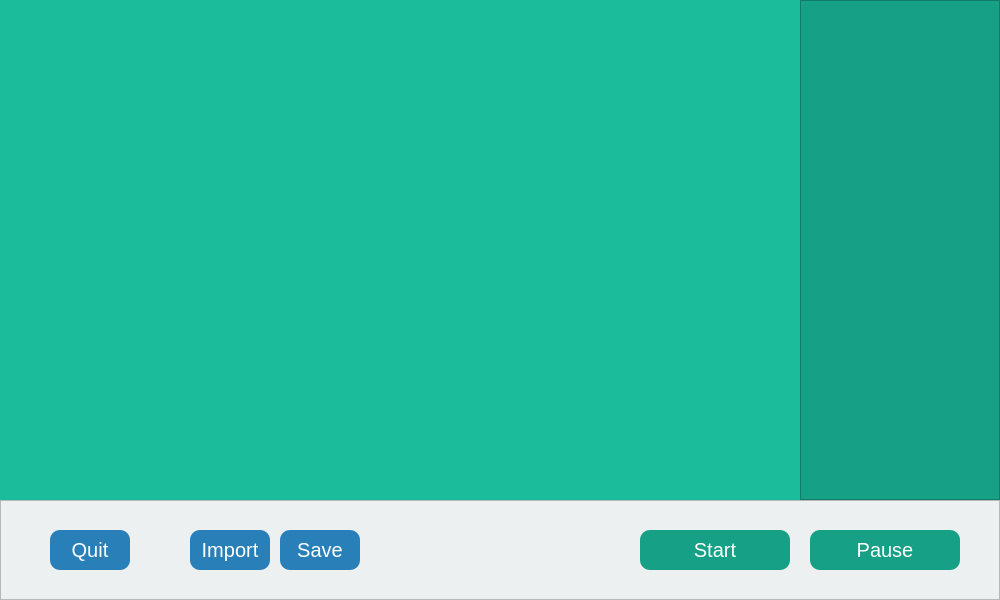
<?xml version="1.0" encoding="UTF-8"?>
<ui version="4.0">
 <class>StarterWindow</class>
 <widget class="QWidget" name="StarterWindow">
  <property name="geometry">
   <rect>
    <x>0</x>
    <y>0</y>
    <width>1000</width>
    <height>600</height>
   </rect>
  </property>
  <property name="windowTitle">
   <string>StarterWindow</string>
  </property>
  <property name="styleSheet">
   <string notr="true">#StarterWindow {
	background-color: #1abc9c
}</string>
  </property>
  <widget class="QFrame" name="toolBarFrame">
   <property name="geometry">
    <rect>
     <x>0</x>
     <y>500</y>
     <width>1000</width>
     <height>100</height>
    </rect>
   </property>
   <property name="styleSheet">
    <string notr="true">background-color: rgb(236, 240, 241);</string>
   </property>
   <property name="frameShape">
    <enum>QFrame::StyledPanel</enum>
   </property>
   <property name="frameShadow">
    <enum>QFrame::Raised</enum>
   </property>
   <widget class="QPushButton" name="quitPushButton">
    <property name="geometry">
     <rect>
      <x>50</x>
      <y>30</y>
      <width>80</width>
      <height>40</height>
     </rect>
    </property>
    <property name="styleSheet">
     <string notr="true">.QPushButton {
	background-color: #2980b9;
	border-radius: 10px;
	color: #ffffff;
	font-size: 20px;
}
.QPushButton:hover {
	background-color: #3498db;
}</string>
    </property>
    <property name="text">
     <string>Quit</string>
    </property>
   </widget>
   <widget class="QPushButton" name="startPushButton">
    <property name="geometry">
     <rect>
      <x>640</x>
      <y>30</y>
      <width>150</width>
      <height>40</height>
     </rect>
    </property>
    <property name="styleSheet">
     <string notr="true">.QPushButton {
	background-color: #16a085;
	border-radius: 10px;
	color: #ffffff;
	font-size: 20px;
}
.QPushButton:hover {
	background-color: #1abc9c;
}</string>
    </property>
    <property name="text">
     <string>Start</string>
    </property>
   </widget>
   <widget class="QPushButton" name="pausePushButton">
    <property name="geometry">
     <rect>
      <x>810</x>
      <y>30</y>
      <width>150</width>
      <height>40</height>
     </rect>
    </property>
    <property name="styleSheet">
     <string notr="true">.QPushButton {
	background-color: #16a085;
	border-radius: 10px;
	color: #ffffff;
	font-size: 20px;
}
.QPushButton:hover {
	background-color: #1abc9c;
}</string>
    </property>
    <property name="text">
     <string>Pause</string>
    </property>
   </widget>
   <widget class="QPushButton" name="savePushButton">
    <property name="geometry">
     <rect>
      <x>280</x>
      <y>30</y>
      <width>80</width>
      <height>40</height>
     </rect>
    </property>
    <property name="styleSheet">
     <string notr="true">.QPushButton {
	background-color: #2980b9;
	border-radius: 10px;
	color: #ffffff;
	font-size: 20px;
}
.QPushButton:hover {
	background-color: #3498db;
}</string>
    </property>
    <property name="text">
     <string>Save</string>
    </property>
   </widget>
   <widget class="QPushButton" name="importPushButton">
    <property name="geometry">
     <rect>
      <x>190</x>
      <y>30</y>
      <width>80</width>
      <height>40</height>
     </rect>
    </property>
    <property name="styleSheet">
     <string notr="true">.QPushButton {
	background-color: #2980b9;
	border-radius: 10px;
	color: #ffffff;
	font-size: 20px;
}
.QPushButton:hover {
	background-color: #3498db;
}</string>
    </property>
    <property name="text">
     <string>Import</string>
    </property>
   </widget>
  </widget>
  <widget class="QFrame" name="buildCarFrame">
   <property name="geometry">
    <rect>
     <x>800</x>
     <y>0</y>
     <width>200</width>
     <height>500</height>
    </rect>
   </property>
   <property name="styleSheet">
    <string notr="true">background-color: #16a085;</string>
   </property>
   <property name="frameShape">
    <enum>QFrame::StyledPanel</enum>
   </property>
   <property name="frameShadow">
    <enum>QFrame::Raised</enum>
   </property>
  </widget>
 </widget>
 <layoutdefault spacing="6" margin="11"/>
 <resources/>
 <connections/>
</ui>
